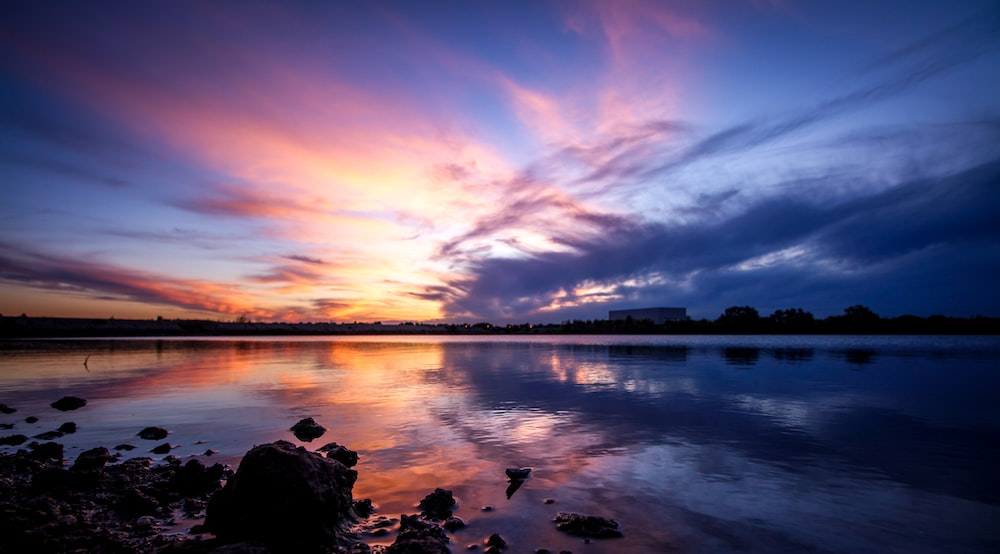
#> input picture Image processing/7prac_class/high.jpeg, 1000 x 554 px, found by its file name
$ python prac2.py
#> lines starting #> are read from the running program, lines starting #| are printed output that depends on the picture
from numpy import cumsum as cumulativesum
import numpy as np
import matplotlib.pyplot as plt

def grayscale(image):
    height,width=image.shape[:2]
    grayimage=np.zeros((height,width),dtype=np.uint8)

    for i in range(height):
        for j in range(width):
            red=image[i,j,0]
            green=image[i,j,1]
            blue=image[i,j,2]
            grayimage[i,j]=0.3*red+0.58*green+0.11*blue
    return grayimage

def calculate_histogram(image):
    height,width=image.shape[:2]

    histogram=np.zeros(256,dtype=int)

    for i in range (height):
        for j in range(width):
            grayscale_level=image[i,j]
            histogram[grayscale_level]+=1

    return histogram


def plot_histogram(histogram):
    plt.imshow(histogram)
    plt.show()

def histogram_equation(image):
    histogram=calculate_histogram(image)

    cdf=cumulativesum(histogram)
    height,width=image.shape[:2]
    new_image=np.zeros_like(image)

    for i in range(height):
        for j in range(width):
            greyscale_level=image[i,j]
            new_pixel_value=cdf[greyscale_level]*255
            new_image[i,j]=new_pixel_value
    return new_image

if __name__=="__main__":
    image=plt.imread("E:\\COLLEGE 5TH SEM\\college\\7prac_class\\high.jpeg")
#> image is the input picture: shape (554, 1000, 3); mean R, G, B 92.9, 83.2, 114.7

    gray_image=grayscale(image)
#> after the loop in grayscale, `for i in range(height):`:
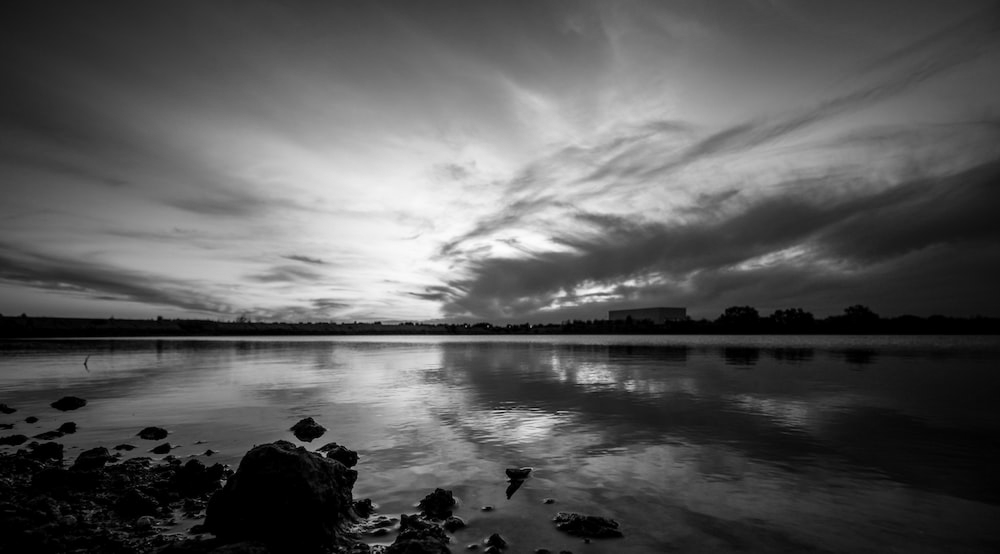
#> grayimage: shape (554, 1000); min 0, max 252, mean 88.3

    histogram=calculate_histogram(gray_image)
#> after the loop in calculate_histogram, `for i in range (height):`: histogram = 256 values, max 23751 at index 0, min 0 at index 253, mean 2164.1
    print(histogram.shape)
#| (256,)
    plt.imshow(gray_image,cmap='gray')
    plt.show()
    # plt.imshow(histogram)
    # plt.show()

    equalized_image=histogram_equation(gray_image)
#> in histogram_equation, `cdf=cumulativesum(histogram)`: cdf = 256 values from 23751 to 554000
#> after the loop in histogram_equation, `for i in range(height):`:
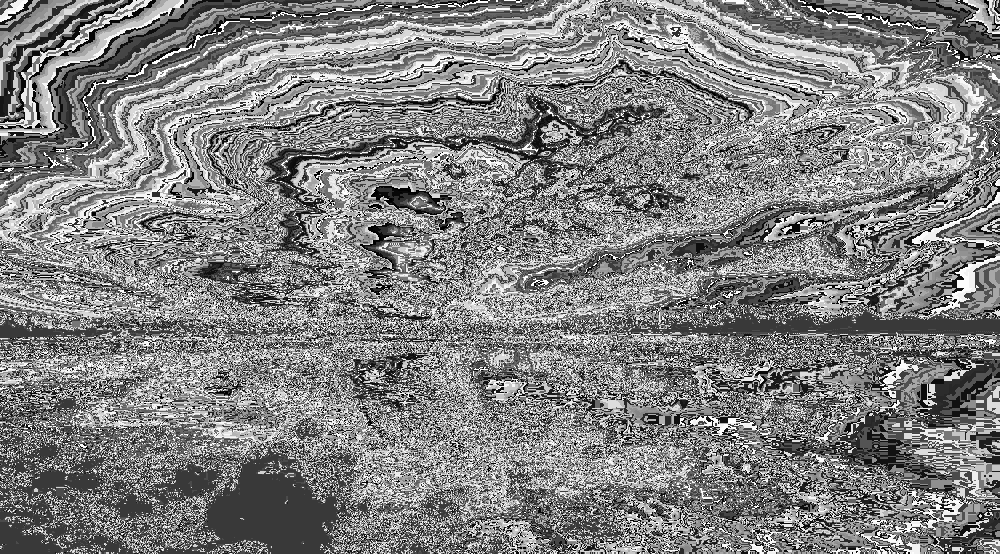
#> new_image: shape (554, 1000); min 1, max 255, mean 128.9

    equalized_histogram=calculate_histogram(equalized_image)
#> equalized_histogram = 256 values, max 23751 at index 57, min 0 at index 0, mean 2164.1

    plt.imshow(equalized_image,cmap='gray')
    plt.show()
#> (the run stopped early here; a loop or call above may not have finished)
